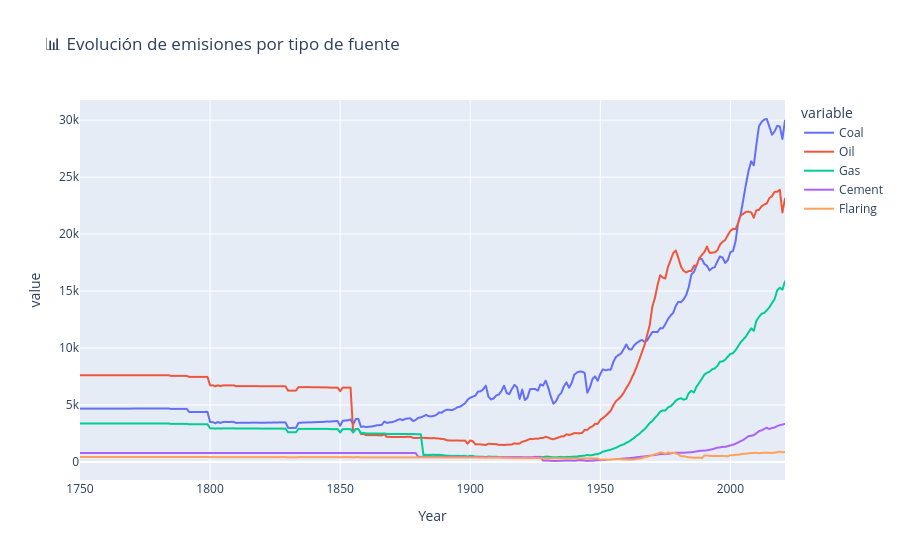

Source (notebook cell):
### Markdown cell above
**Evolución por tipo de fuente a través del tiempo (1750-2021)**

### Code cell
emisiones_fuentes = df.groupby("Year")[fuentes].sum().reset_index()

fig = px.line(emisiones_fuentes, x="Year", y=fuentes, title="📊 Evolución de emisiones por tipo de fuente")
fig.show()

### Figure 1 — Plotly figure (JSON) as saved in the notebook; plotly's stock layout.template omitted (floating-point values rounded to 4 significant figures; data arrays with more than 128 entries replaced by an {"elided": "..."} marker saying what was removed)
{"data": [{"hovertemplate": "variable=Coal<br>Year=%{x}<br>value=%{y}<extra></extra>", "legendgroup": "Coal", "line": {"color": "#636efa", "dash": "solid"}, "marker": {"symbol": "circle"}, "mode": "lines", "name": "Coal", "showlegend": true, "type": "scattergl", "x": {"elided": "272 int values"}, "xaxis": "x", "y": {"elided": "272 float values"}, "yaxis": "y"}, {"hovertemplate": "variable=Oil<br>Year=%{x}<br>value=%{y}<extra></extra>", "legendgroup": "Oil", "line": {"color": "#EF553B", "dash": "solid"}, "marker": {"symbol": "circle"}, "mode": "lines", "name": "Oil", "showlegend": true, "type": "scattergl", "x": {"elided": "272 int values"}, "xaxis": "x", "y": {"elided": "272 float values"}, "yaxis": "y"}, {"hovertemplate": "variable=Gas<br>Year=%{x}<br>value=%{y}<extra></extra>", "legendgroup": "Gas", "line": {"color": "#00cc96", "dash": "solid"}, "marker": {"symbol": "circle"}, "mode": "lines", "name": "Gas", "showlegend": true, "type": "scattergl", "x": {"elided": "272 int values"}, "xaxis": "x", "y": {"elided": "272 float values"}, "yaxis": "y"}, {"hovertemplate": "variable=Cement<br>Year=%{x}<br>value=%{y}<extra></extra>", "legendgroup": "Cement", "line": {"color": "#ab63fa", "dash": "solid"}, "marker": {"symbol": "circle"}, "mode": "lines", "name": "Cement", "showlegend": true, "type": "scattergl", "x": {"elided": "272 int values"}, "xaxis": "x", "y": {"elided": "272 float values"}, "yaxis": "y"}, {"hovertemplate": "variable=Flaring<br>Year=%{x}<br>value=%{y}<extra></extra>", "legendgroup": "Flaring", "line": {"color": "#FFA15A", "dash": "solid"}, "marker": {"symbol": "circle"}, "mode": "lines", "name": "Flaring", "showlegend": true, "type": "scattergl", "x": {"elided": "272 int values"}, "xaxis": "x", "y": {"elided": "272 float values"}, "yaxis": "y"}], "layout": {"legend": {"title": {"text": "variable"}, "tracegroupgap": 0}, "title": {"text": "📊 Evolución de emisiones por tipo de fuente"}, "xaxis": {"anchor": "y", "domain": [0, 1], "title": {"text": "Year"}}, "yaxis": {"anchor": "x", "domain": [0, 1], "title": {"text": "value"}}}}
